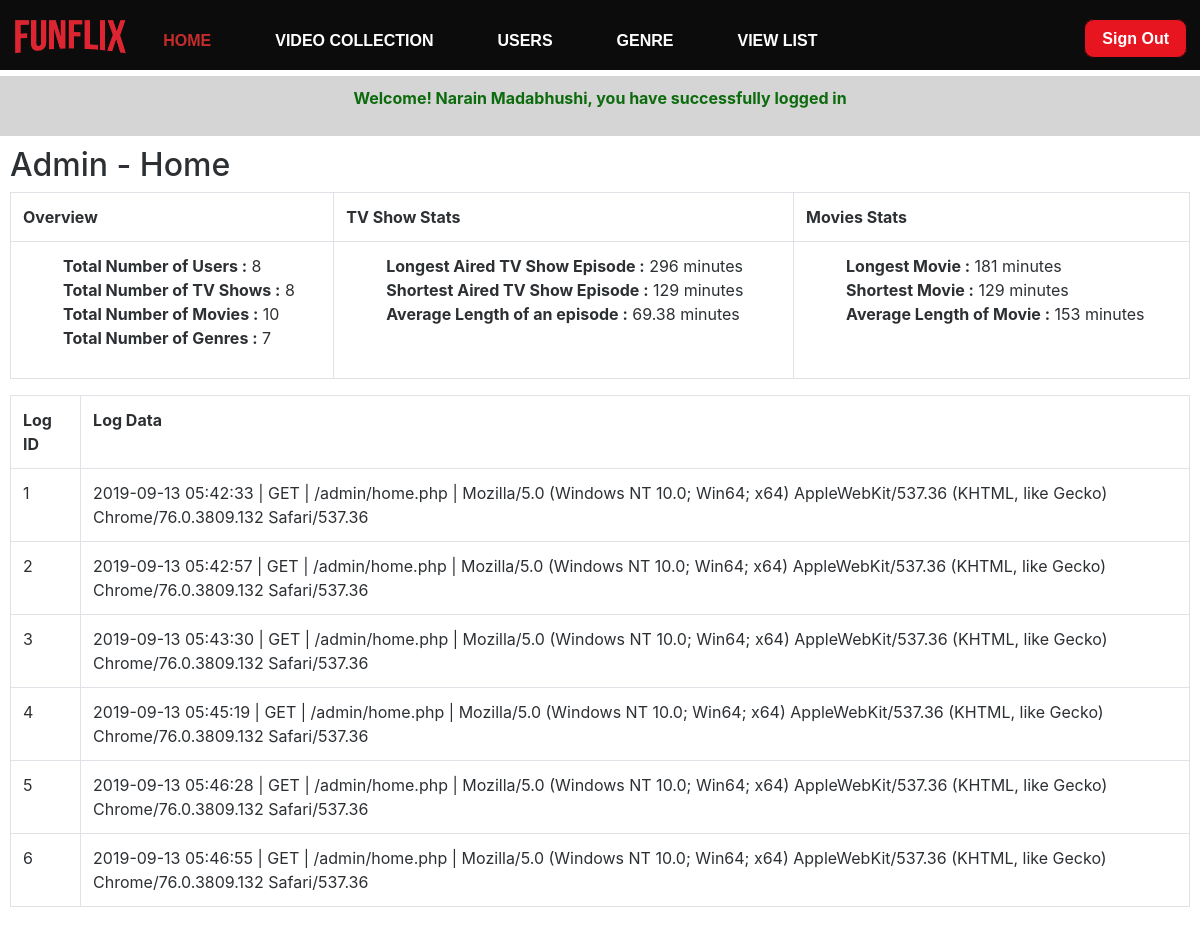
The app's page /admin/home.php (signed in) with its own data.
### tables this page shows
CREATE TABLE `log` (
  `id` int(11) NOT NULL AUTO_INCREMENT,
  `event` varchar(255) DEFAULT NULL,
  PRIMARY KEY (`id`)
);

### classes/Models/Model.php (called while the page is built, shortened)
<?php
class Model
{
	protected static $dbh;
	public static function init(\PDO $dbh)
	{
		static::$dbh = $dbh;
	}
	public function returnCount($videotype = NULL)
	{
		$query = "SELECT COUNT({$this->key}) AS COUNT FROM {$this->table}";
		$stmt = static::$dbh->prepare($query);
		$stmt->execute();
		return $stmt->fetch(\PDO::FETCH_ASSOC);
	}
}

### classes/Models/Video.php (called while the page is built, shortened)
<?php
class Video extends Model
{
	protected $table = 'vid_collection';
	public function returnCount($videotype = NULL)
	{
		$query = "SELECT COUNT(*) FROM
				 {$this->table} AS COUNT
				  WHERE
				  video_type = :video_type";
		$stmt = static::$dbh->prepare($query);
		$params = array(':video_type' => $videotype);
		$stmt->execute($params);
		return $stmt->fetch(\PDO::FETCH_ASSOC);
	}
	public function returnAggregate($videotype)
	{
		$query = "SELECT max(length),
						 min(length),
						 avg(length)
						 FROM
						 vid_collection
						 WHERE
						 video_type = :video_type";
		$stmt = static::$dbh->prepare($query);
		$params = array(':video_type' => $videotype);
		$stmt->execute($params);
		return $stmt->fetch(\PDO::FETCH_ASSOC);
	}
}

### app/functions.php (called while the page is built, shortened)
<?php
function esc($string)
{
	return htmlentities($string, null, "UTF-8");
}

### app/config.php (called while the page is built, shortened)
<?php
$logger = new DatabaseLogger();
require 'functions.php';

### classes/Models/DatabaseLogger.php (called while the page is built, shortened)
<?php
class DatabaseLogger extends Model
{
	public function all()
	{
		$query = "SELECT * FROM
					log
					LIMIT 6";
		$stmt = static::$dbh->prepare($query);
		$stmt->execute();
		return  $stmt->fetchAll(\PDO::FETCH_ASSOC);
	}
}

### public/admin/home.php (the view, shortened to what this page needs)
<?php
    require '../../app/config.php';
    $heading = "Admin - Home";
    if(isset($_SESSION['is_admin']) && $_SESSION['is_admin'] == true)
    {
      $user = new Users();
      $genre = new Genre();
      $video = new Video();
      $users_count = $user->returnCount();
      $genre_count = $genre->returnCount();
      $tvshows_count = $video->returnCount('TVSHOW');
      $movies_count = $video->returnCount('MOVIES');
      $aggregate_tvshows = $video->returnAggregate('TVSHOW');
      $aggregate_movies = $video->returnAggregate('MOVIES');
      $logger_data = $logger->all();
    }else{
      header("Location: ../login.php");
      $_SESSION['flash'] = 'You need to be admin to view this page';
      die;
  }
?><!DOCTYPE html>
<html lang="en">
<head>
  <link rel="stylesheet" href="../css/desktop.css" />
  <link rel="stylesheet" href="https://maxcdn.bootstrapcdn.com/bootstrap/4.3.1/css/bootstrap.min.css" />
</head>
<body>
  <?php require '../../inc/admin_header.inc.php'; ?>
  <?php require '../../inc/flash.inc.php'; ?>
  <div id="container">
  <h2><?=$heading?></h2>
  <table style="display:inline-table;" class="table table-bordered table-responsive">
    <tr>
      <th>Overview</th>
      <th>TV Show Stats</th>
      <th>Movies Stats</th>
    </tr>
    <tr>
      <td>
        <ul >
          <li><strong>Total Number of Users :</strong> <?=$users_count['COUNT']?></li>
          <li><strong>Total Number of TV Shows :</strong> <?=$tvshows_count['COUNT(*)'] ?></li>
          <li><strong>Total Number of Movies :</strong> <?=$movies_count['COUNT(*)'] ?></li>
          <li><strong>Total Number of Genres :</strong> <?=$genre_count['COUNT'] ?></li>
        </ul>
      </td>
      <td>
        <ul>
          <li><strong>Longest Aired TV Show Episode :</strong>
            <?=esc($aggregate_tvshows['max(length)'])?> minutes
          </li>
          <li><strong>Shortest Aired TV Show Episode :</strong>
            <?=esc($aggregate_movies['min(length)'])?> minutes
          </li>
          <li><strong>Average Length of an episode :</strong>
            <?=esc(round($aggregate_tvshows['avg(length)'],2))?> minutes
          </li>
        </ul>
      </td>
      <td>
        <ul>
         <li><strong>Longest Movie :</strong>
            <?=esc($aggregate_movies['max(length)'])?> minutes
          </li>
          <li><strong>Shortest Movie :</strong>
            <?=esc($aggregate_movies['min(length)'])?> minutes
          </li>
          <li><strong>Average Length of Movie :</strong>
            <?=esc(round($aggregate_movies['avg(length)']))?> minutes
          </li>
        </ul>
      </td>
    </tr>
  </table>
    <div>
    <table class=" table table-bordered">
      <tr>
        <th>Log ID</th>
        <th>Log Data</th>
      </tr>
      <?php foreach ($logger_data as $log): ?>
      <tr>
        <td>
          <?= $log['id'] ?>
        </td>
        <td>
          <?= $log['event'] ?>
        </td>
      </tr>
      <?php endforeach ?>
    </table>
  </div>
  </div>
</body>

### public/css/desktop.css (style rules this page uses)
li { list-style-type: none; }
body { background: radial-gradient(transparent, #000), url('../images/bckground_img1.jpg'); background-size: cover; min-height: 530px; opacity: 0.95; margin: 0; background-repeat: no-repeat; background-attachment: fixed; padding: 0; font-family: 'Josefin Sans', Arial, sans-serif; }
#container { margin-bottom: 100px; }

### records on screen
log: id "1", event "2019-09-13 05:42:33 | GET | /admin/home.php | Mozilla/5.0 (Windows NT 10.0; Win64; x64) AppleWebKit/537.36 (KHTML, like Gecko) Chrome/76.0.3809.132 Safari/537.36"
log: id "2", event "2019-09-13 05:42:57 | GET | /admin/home.php | Mozilla/5.0 (Windows NT 10.0; Win64; x64) AppleWebKit/537.36 (KHTML, like Gecko) Chrome/76.0.3809.132 Safari/537.36"
log: id "3", event "2019-09-13 05:43:30 | GET | /admin/home.php | Mozilla/5.0 (Windows NT 10.0; Win64; x64) AppleWebKit/537.36 (KHTML, like Gecko) Chrome/76.0.3809.132 Safari/537.36"
log: id "4", event "2019-09-13 05:45:19 | GET | /admin/home.php | Mozilla/5.0 (Windows NT 10.0; Win64; x64) AppleWebKit/537.36 (KHTML, like Gecko) Chrome/76.0.3809.132 Safari/537.36"
log: id "5", event "2019-09-13 05:46:28 | GET | /admin/home.php | Mozilla/5.0 (Windows NT 10.0; Win64; x64) AppleWebKit/537.36 (KHTML, like Gecko) Chrome/76.0.3809.132 Safari/537.36"
log: id "6", event "2019-09-13 05:46:55 | GET | /admin/home.php | Mozilla/5.0 (Windows NT 10.0; Win64; x64) AppleWebKit/537.36 (KHTML, like Gecko) Chrome/76.0.3809.132 Safari/537.36"

### other values on screen
$_SESSION['flash'] "Welcome! Narain Madabhushi, you have successfully logged in"
$heading "Admin - Home"
$users_count['COUNT'] "8"
$tvshows_count['COUNT(*)'] "8"
$movies_count['COUNT(*)'] "10"
$genre_count['COUNT'] "7"
$aggregate_tvshows['max(length)'] "296"
$aggregate_movies['min(length)'] "129"
$aggregate_tvshows['avg(length)'] "69.38"
$aggregate_movies['max(length)'] "181"
$aggregate_movies['avg(length)'] "153"
